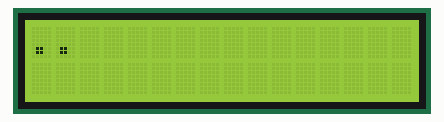
The sketch below on a simulated Arduino Uno, built with avr-gcc and run on an emulated ATmega328P. Parts: 16×2 character LCD.

Above: at 1.0 s.
At 10.0 s:
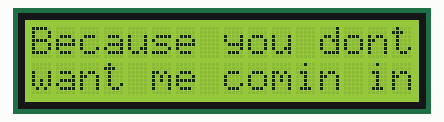
At 18.2 s:
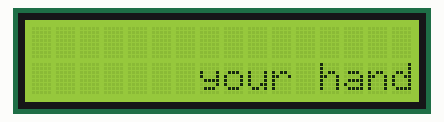
At 25.6 s:
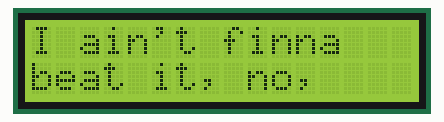
At 31.6 s:
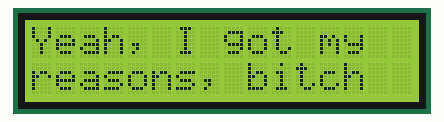
At 34.3 s:
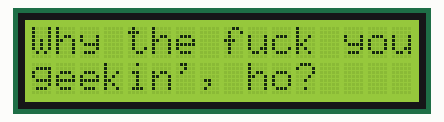

The sketch:

beat_it.ino
```cpp
#include <LiquidCrystal_I2C.h>

LiquidCrystal_I2C lcd(0x27, 16, 2);

void setup() {
  lcd.init();
  lcd.backlight();
  lcd.clear();

  lcd.print(".");
  delay(900);

  lcd.print(".");
  delay(850);

  lcd.print(".");
  delay(850);

  lcd.clear();

  lcd.print("Yeah,");
  delay(400);
  lcd.print(" I");
  delay(300);;
  lcd.print(" thought");
  delay(300);
  lcd.setCursor(0, 1);
  lcd.print("I");
  delay(200);
  lcd.print(" had");
  delay(200);
  lcd.print(" a");
  delay(400);
  lcd.print(" feeling");
  delay(400);

  lcd.clear();
  lcd.setCursor(10, 1);
  lcd.print("before");
  delay(600);

  lcd.clear();

  lcd.print("And");
  delay(400);
  lcd.print(" now");
  delay(200);;
  lcd.print(" you");
  delay(200);
  lcd.setCursor(0, 1);
  lcd.print("closing");
  delay(300);
  lcd.print(" the");
  delay(400);
  lcd.print(" door");
  delay(400);

  lcd.clear();

  lcd.print("Because");
  delay(400);
  lcd.print(" you");
  delay(300);
  lcd.print(" dont");
  delay(200);
  lcd.setCursor(0, 1);
  lcd.print("want");
  delay(350);
  lcd.print(" me");
  delay(600);
  lcd.print(" comin");
  delay(600);
  lcd.print(" in");
  delay(700);

  lcd.clear();
  delay(680);

  lcd.print("Yeah,");
  delay(300);
  lcd.print(" I");
  delay(300);;
  lcd.print(" know");
  delay(300);
  lcd.setCursor(0, 1);
  lcd.print("I've");
  delay(400);
  lcd.print(" seen");
  delay(300);
  lcd.print(" you");
  delay(300);

  lcd.clear();
  lcd.setCursor(10, 1);
  lcd.print("before");
  delay(500);

  lcd.clear();

  lcd.print("Friday");
  delay(300);
  lcd.print(" night");
  delay(400);
  lcd.print(" at");
  delay(200);
  lcd.setCursor(0, 1);
  lcd.print("the");
  delay(300);
  lcd.print(" store");
  delay(670);

  lcd.clear();
  delay(300);

  lcd.print("You");
  delay(400);
  lcd.print(" had");
  delay(200);
  lcd.print(" another");
  delay(300);
  lcd.setCursor(0, 1);
  lcd.print("boy");
  delay(300);
  lcd.print(" to");
  delay(300);
  lcd.print(" hold");
  delay(300);

  lcd.clear();
  lcd.setCursor(7, 1);
  lcd.print("your");
  delay(370);
  lcd.print(" hand");
  delay(800);

  lcd.clear();
  delay(500);

  lcd.print("Okay, ");
  delay(400);
  lcd.print("now");
  delay(200);
  lcd.print(" I");
  delay(300);
  lcd.setCursor(0, 1);
  lcd.print("see");
  delay(300);
  lcd.print(" it,");
  delay(300);
  lcd.print(" bitch");
  delay(300);

  lcd.clear();

  delay(400);
  lcd.print("You");
  delay(400);
  lcd.print(" want");
  delay(200);
  lcd.print(" me");
  delay(300);
  lcd.print(" to");
  delay(300);
  lcd.setCursor(0, 1);
  lcd.print("beat");
  delay(300);
  lcd.print(" it,");
  delay(300);
  lcd.print(" bitch");
  delay(400);

  lcd.clear();
  delay(100);

  lcd.print("I");
  delay(400);
  lcd.print(" ain't");
  delay(200);
  lcd.print(" finna");
  delay(300);
  lcd.setCursor(0, 1);
  lcd.print("beat");
  delay(300);
  lcd.print(" it,");
  delay(300);
  lcd.print(" no,");
  delay(900);
  lcd.print(" no");
  delay(800);

  lcd.clear();

  lcd.print("She");
  delay(400);
  lcd.print(" said,");
  delay(400);

  lcd.clear();
  delay(200);

  lcd.print("Why");
  delay(400);
  lcd.print(" you");
  delay(200);
  lcd.print(" so");
  delay(300);
  lcd.setCursor(0, 1);
  lcd.print("conceited,");
  delay(500);
  lcd.print(" bitch?'");
  delay(300);

  lcd.clear();

  lcd.print("Yeah,");
  delay(400);
  lcd.print(" I");
  delay(200);
  lcd.print(" got");
  delay(300);
  lcd.print(" my");
  delay(300);
  lcd.setCursor(0, 1);
  lcd.print("reasons,");
  delay(400);
  lcd.print(" bitch");
  delay(800);

  lcd.clear();

  lcd.print("Why");
  delay(400);
  lcd.print(" the");
  delay(300);
  lcd.print(" fuck");
  delay(300);
  lcd.print(" you");
  delay(400);
  lcd.setCursor(0, 1);
  lcd.print("geekin',");
  delay(400);
  lcd.print(" ho?");
  delay(1200);

  lcd.clear();

}

void loop() {
}
```

Measured:
- what the display in image 1 shows lasts 0.7 s, from 9.9 s to 10.6 s
- what the display in image 2 shows lasts 0.8 s, from 18.1 s to 18.9 s
- what the display in image 3 shows lasts 0.9 s, from 25.5 s to 26.4 s
- what the display in image 5 shows lasts 1.2 s, from 34.2 s to 35.4 s
